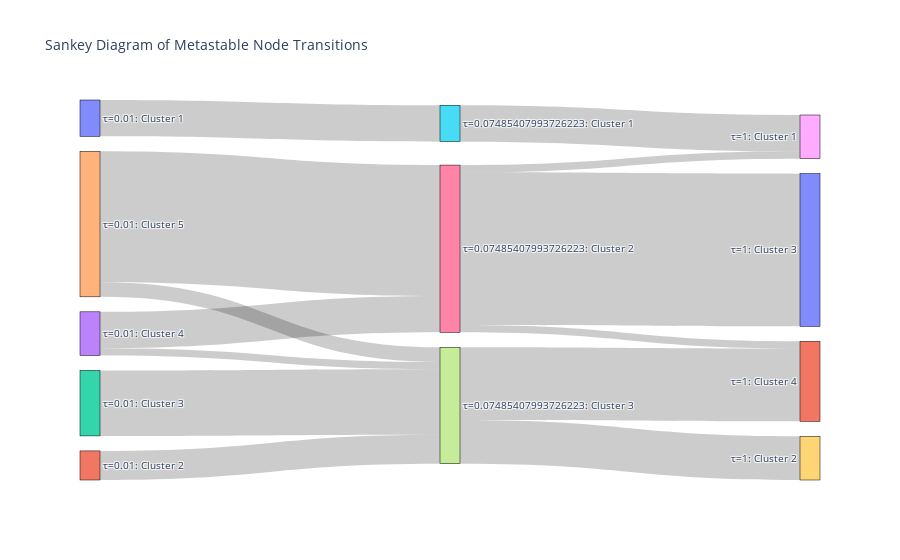

Notebook source saved alongside this figure:
### Code cell
# Example for a network with 10 nodes and 3 τ time scales.
plot_sankey(partitions, tau_values)
partdict_tau = identify_switching_nodes(partitions, tau_values)

### Figure 1 — Plotly figure (JSON) as saved in the notebook; plotly's stock layout.template omitted (floating-point values rounded to 4 significant figures)
{"data": [{"link": {"source": [2, 4, 0, 1, 3, 3, 4, 7, 6, 7, 6, 5, 6], "target": [7, 6, 5, 7, 7, 6, 7, 9, 10, 11, 8, 8, 11], "value": [9, 18, 5, 4, 1, 5, 2, 6, 21, 10, 1, 5, 1]}, "node": {"label": ["τ=0.01: Cluster 1", "τ=0.01: Cluster 2", "τ=0.01: Cluster 3", "τ=0.01: Cluster 4", "τ=0.01: Cluster 5", "τ=0.07485407993726223: Cluster 1", "τ=0.07485407993726223: Cluster 2", "τ=0.07485407993726223: Cluster 3", "τ=1: Cluster 1", "τ=1: Cluster 2", "τ=1: Cluster 3", "τ=1: Cluster 4"], "line": {"color": "black", "width": 0.5}, "pad": 15, "thickness": 20}, "type": "sankey"}], "layout": {"font": {"size": 10}, "title": {"text": "Sankey Diagram of Metastable Node Transitions"}}}
